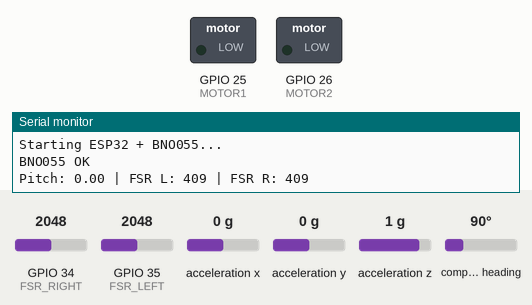
Simulated run of this sketch. Board: ESP32. Parts: switched loads named in the sketch (green lamp = pin HIGH), the last lines printed to the serial monitor. The test bench sets the inputs (shaded band); at power-on: GPIO 34 (FSR_RIGHT) = 2048, GPIO 35 (FSR_LEFT) = 2048, acceleration x 0 g, acceleration y 0 g, acceleration z 1 g, compass heading 90° (analog values on the 0–4095 scale).

Above: at 1.1 s.
At 6.1 s:
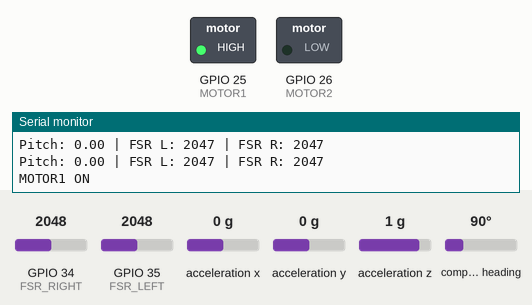
Timing chart, 0 to 7.6 s (numbered marks = the images above):
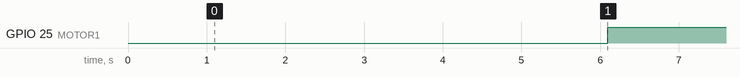

Measured:
- by itself, GPIO 25 (MOTOR1): LOW → HIGH at 6.1 s

The sketch:

IMU_ESP32_config.ino
```cpp
/*
=========================================================
PROJECT: ESP32 + BNO055 BASELINE CONFIG

REQUIRED ARDUINO SETTINGS:
--------------------------------
Tools → Board → ESP32 Dev Module
Tools → Port  → Select your COM port
Serial Monitor Baud Rate → 115200

REQUIRED LIBRARIES (Install via Tools → Manage Libraries):
--------------------------------
1. Adafruit Unified Sensor
2. Adafruit BNO055

WIRING (BNO055 → ESP32):
--------------------------------
VIN  → 3.3V
GND  → GND
SDA  → GPIO21
SCL  → GPIO22
FSR1 → GPIO34
FSR2 → GPIO35
DRIVER → GPIO25
DRIVER → GPIO26

IMPORTANT:
- USB power is enough for testing
- Do NOT use 5V to power BNO055 logic
=========================================================
*/
//THIS IS THE BASELINE CODE FOR THE CONFIGURATION OF THE PINS FOR WHAT WE NEED AND TO GET THE ESP32 TO READ IMU DATA
//Now we need to add the threshold/posture calibration logic
//Add motor vibration control logic and integrate FSR weight imbalance logic (if needed i think the resistors can handle this)

#include <Wire.h>
#include <Adafruit_Sensor.h>
#include <Adafruit_BNO055.h>

// ================= PIN DEFINITIONS =================
#define SDA_PIN 21        // I2C Data
#define SCL_PIN 22        // I2C Clock

#define FSR_LEFT 35       // Analog Input (FSR)
#define FSR_RIGHT 34      // Analog Input (FSR)

#define MOTOR1 25         // Digital Output
#define MOTOR2 26         // Digital Output

// Create IMU object (default I2C address 0x28)
Adafruit_BNO055 bno = Adafruit_BNO055(55, 0x28);
unsigned long motorStartTime = 0;
bool motorTurnedOn = false;


void setup() {

  // Start Serial Communication
  Serial.begin(115200);
  delay(1000);

  Serial.println("Starting ESP32 + BNO055...");

  // ================= I2C CONFIG =================
  Wire.begin(SDA_PIN, SCL_PIN);   // Define SDA & SCL pins
  Wire.setClock(100000);          // Lower clock for stability

  // ================= IMU INIT =================
  if (!bno.begin()) {
    Serial.println("ERROR: BNO055 NOT DETECTED");
    Serial.println("Check wiring (SDA/SCL swapped? No GND?)");
    while (1);  // Stop here if IMU not found
  }

  bno.setExtCrystalUse(true);
  Serial.println("BNO055 OK");

  // ================= PIN MODES =================
  pinMode(FSR_LEFT, INPUT);
  pinMode(FSR_RIGHT, INPUT);

  pinMode(MOTOR1, OUTPUT);
  pinMode(MOTOR2, OUTPUT);

  digitalWrite(MOTOR1, LOW);
  digitalWrite(MOTOR2, LOW);

  // Set ADC resolution (0–4095)
  analogReadResolution(12);
  analogSetAttenuation(ADC_11db);

  motorStartTime = millis();


}

void loop() {

  // Read IMU orientation
  sensors_event_t event;
  bno.getEvent(&event);

  float pitch = event.orientation.y;

  // Read analog FSR values
// Read raw values
  int rawLeft  = analogRead(FSR_LEFT);
  int rawRight = analogRead(FSR_RIGHT);

// Filtering
  static float fsrLeftFiltered = 0;
  static float fsrRightFiltered = 0;

  fsrLeftFiltered  = 0.8 * fsrLeftFiltered  + 0.2 * rawLeft;
  fsrRightFiltered = 0.8 * fsrRightFiltered + 0.2 * rawRight;

  int fsrLeft  = (int)fsrLeftFiltered;
  int fsrRight = (int)fsrRightFiltered;


  // Print values to Serial Monitor
  Serial.print("Pitch: ");
  Serial.print(pitch);
  Serial.print(" | FSR L: ");
  Serial.print(fsrLeft);
  Serial.print(" | FSR R: ");
  Serial.println(fsrRight);

  // Turn MOTOR1 on after 5 seconds (TEST VALUE)
  if (!motorTurnedOn && millis() - motorStartTime >= 5000) {
  pinMode(25,OUTPUT);
  digitalWrite(25, HIGH);
  motorTurnedOn = true;
  Serial.println("MOTOR1 ON");
  }

  delay(100);
}
```
